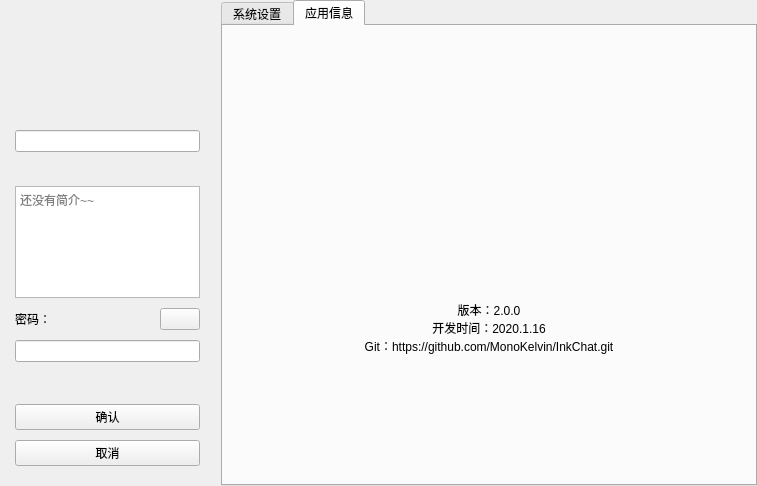
<?xml version="1.0" encoding="UTF-8"?>
<ui version="4.0">
 <class>SettingsPage</class>
 <widget class="QWidget" name="SettingsPage">
  <property name="geometry">
   <rect>
    <x>0</x>
    <y>0</y>
    <width>757</width>
    <height>486</height>
   </rect>
  </property>
  <property name="windowTitle">
   <string>Form</string>
  </property>
  <layout class="QHBoxLayout" name="horizontalLayout" stretch="2,5">
   <property name="leftMargin">
    <number>0</number>
   </property>
   <property name="topMargin">
    <number>0</number>
   </property>
   <property name="rightMargin">
    <number>0</number>
   </property>
   <property name="bottomMargin">
    <number>0</number>
   </property>
   <item>
    <layout class="QVBoxLayout" name="verticalLayout">
     <property name="spacing">
      <number>10</number>
     </property>
     <property name="leftMargin">
      <number>15</number>
     </property>
     <property name="topMargin">
      <number>20</number>
     </property>
     <property name="rightMargin">
      <number>15</number>
     </property>
     <property name="bottomMargin">
      <number>20</number>
     </property>
     <item>
      <layout class="QHBoxLayout" name="hLayout">
       <item>
        <widget class="Avatar" name="avatar" native="true">
         <property name="minimumSize">
          <size>
           <width>100</width>
           <height>100</height>
          </size>
         </property>
        </widget>
       </item>
      </layout>
     </item>
     <item>
      <widget class="QLineEdit" name="leName">
       <property name="focusPolicy">
        <enum>Qt::ClickFocus</enum>
       </property>
       <property name="maxLength">
        <number>16</number>
       </property>
       <property name="alignment">
        <set>Qt::AlignCenter</set>
       </property>
      </widget>
     </item>
     <item>
      <widget class="QLabel" name="lbUuid">
       <property name="focusPolicy">
        <enum>Qt::ClickFocus</enum>
       </property>
       <property name="alignment">
        <set>Qt::AlignCenter</set>
       </property>
      </widget>
     </item>
     <item>
      <widget class="QPlainTextEdit" name="teSignature">
       <property name="maximumSize">
        <size>
         <width>16777215</width>
         <height>120</height>
        </size>
       </property>
       <property name="focusPolicy">
        <enum>Qt::ClickFocus</enum>
       </property>
       <property name="placeholderText">
        <string>还没有简介~~</string>
       </property>
      </widget>
     </item>
     <item>
      <layout class="QHBoxLayout" name="horizontalLayout_2">
       <item>
        <widget class="QLabel" name="label">
         <property name="sizePolicy">
          <sizepolicy hsizetype="Expanding" vsizetype="Preferred">
           <horstretch>0</horstretch>
           <verstretch>0</verstretch>
          </sizepolicy>
         </property>
         <property name="text">
          <string>密码：</string>
         </property>
        </widget>
       </item>
       <item>
        <widget class="QPushButton" name="btnPwdEye">
         <property name="checkable">
          <bool>true</bool>
         </property>
        </widget>
       </item>
      </layout>
     </item>
     <item>
      <widget class="QLineEdit" name="lePwd">
       <property name="focusPolicy">
        <enum>Qt::ClickFocus</enum>
       </property>
       <property name="maxLength">
        <number>16</number>
       </property>
       <property name="echoMode">
        <enum>QLineEdit::Password</enum>
       </property>
      </widget>
     </item>
     <item>
      <spacer name="vs1">
       <property name="orientation">
        <enum>Qt::Vertical</enum>
       </property>
       <property name="sizeHint" stdset="0">
        <size>
         <width>20</width>
         <height>40</height>
        </size>
       </property>
      </spacer>
     </item>
     <item>
      <widget class="QPushButton" name="btnSure">
       <property name="text">
        <string>确认</string>
       </property>
      </widget>
     </item>
     <item>
      <widget class="QPushButton" name="btnCancel">
       <property name="text">
        <string>取消</string>
       </property>
      </widget>
     </item>
    </layout>
   </item>
   <item>
    <widget class="QTabWidget" name="twSettings">
     <property name="currentIndex">
      <number>1</number>
     </property>
     <widget class="QWidget" name="tbSystem">
      <attribute name="title">
       <string>系统设置</string>
      </attribute>
      <layout class="QVBoxLayout" name="verticalLayout_2">
       <property name="leftMargin">
        <number>15</number>
       </property>
       <property name="topMargin">
        <number>15</number>
       </property>
       <property name="rightMargin">
        <number>15</number>
       </property>
       <property name="bottomMargin">
        <number>15</number>
       </property>
       <item>
        <layout class="QFormLayout" name="sysSettingsForm">
         <property name="labelAlignment">
          <set>Qt::AlignRight|Qt::AlignTrailing|Qt::AlignVCenter</set>
         </property>
         <property name="horizontalSpacing">
          <number>10</number>
         </property>
         <property name="verticalSpacing">
          <number>10</number>
         </property>
         <item row="1" column="0">
          <widget class="QLabel" name="lbUdpPort">
           <property name="text">
            <string>UDP端口号</string>
           </property>
          </widget>
         </item>
         <item row="1" column="1">
          <widget class="QSpinBox" name="sbUdpPort">
           <property name="maximum">
            <number>65535</number>
           </property>
           <property name="value">
            <number>2020</number>
           </property>
          </widget>
         </item>
         <item row="2" column="0">
          <widget class="QLabel" name="lbTcpPort">
           <property name="text">
            <string>TCP端口号</string>
           </property>
          </widget>
         </item>
         <item row="2" column="1">
          <widget class="QSpinBox" name="sbTcpPort">
           <property name="maximum">
            <number>65535</number>
           </property>
           <property name="value">
            <number>2021</number>
           </property>
          </widget>
         </item>
         <item row="3" column="0">
          <widget class="QLabel" name="lbMaxChatPages">
           <property name="text">
            <string>最大聊天页缓存数</string>
           </property>
          </widget>
         </item>
         <item row="3" column="1">
          <widget class="QSpinBox" name="sbMaxChatPage">
           <property name="minimum">
            <number>1</number>
           </property>
           <property name="maximum">
            <number>32</number>
           </property>
           <property name="value">
            <number>3</number>
           </property>
          </widget>
         </item>
         <item row="0" column="0">
          <widget class="QLabel" name="lbStyleSheet">
           <property name="text">
            <string>主题样式</string>
           </property>
          </widget>
         </item>
         <item row="0" column="1">
          <widget class="QComboBox" name="cbStyleSheet"/>
         </item>
        </layout>
       </item>
      </layout>
     </widget>
     <widget class="QWidget" name="taAppInfo">
      <attribute name="title">
       <string>应用信息</string>
      </attribute>
      <layout class="QVBoxLayout" name="verticalLayout_3">
       <property name="leftMargin">
        <number>15</number>
       </property>
       <property name="topMargin">
        <number>15</number>
       </property>
       <property name="rightMargin">
        <number>15</number>
       </property>
       <property name="bottomMargin">
        <number>15</number>
       </property>
       <item>
        <widget class="QLabel" name="lbAppLogo">
         <property name="minimumSize">
          <size>
           <width>200</width>
           <height>200</height>
          </size>
         </property>
         <property name="scaledContents">
          <bool>true</bool>
         </property>
        </widget>
       </item>
       <item>
        <widget class="QLabel" name="lbAppBrief">
         <property name="text">
          <string>版本：2.0.0
开发时间：2020.1.16
Git：https://github.com/MonoKelvin/InkChat.git</string>
         </property>
         <property name="alignment">
          <set>Qt::AlignCenter</set>
         </property>
        </widget>
       </item>
       <item>
        <spacer name="vs2">
         <property name="orientation">
          <enum>Qt::Vertical</enum>
         </property>
         <property name="sizeType">
          <enum>QSizePolicy::Maximum</enum>
         </property>
         <property name="sizeHint" stdset="0">
          <size>
           <width>20</width>
           <height>60</height>
          </size>
         </property>
        </spacer>
       </item>
      </layout>
     </widget>
    </widget>
   </item>
  </layout>
 </widget>
 <customwidgets>
  <customwidget>
   <class>Avatar</class>
   <extends>QWidget</extends>
   <header location="global">Widget/Avatar.h</header>
   <container>1</container>
  </customwidget>
 </customwidgets>
 <resources/>
 <connections/>
</ui>
